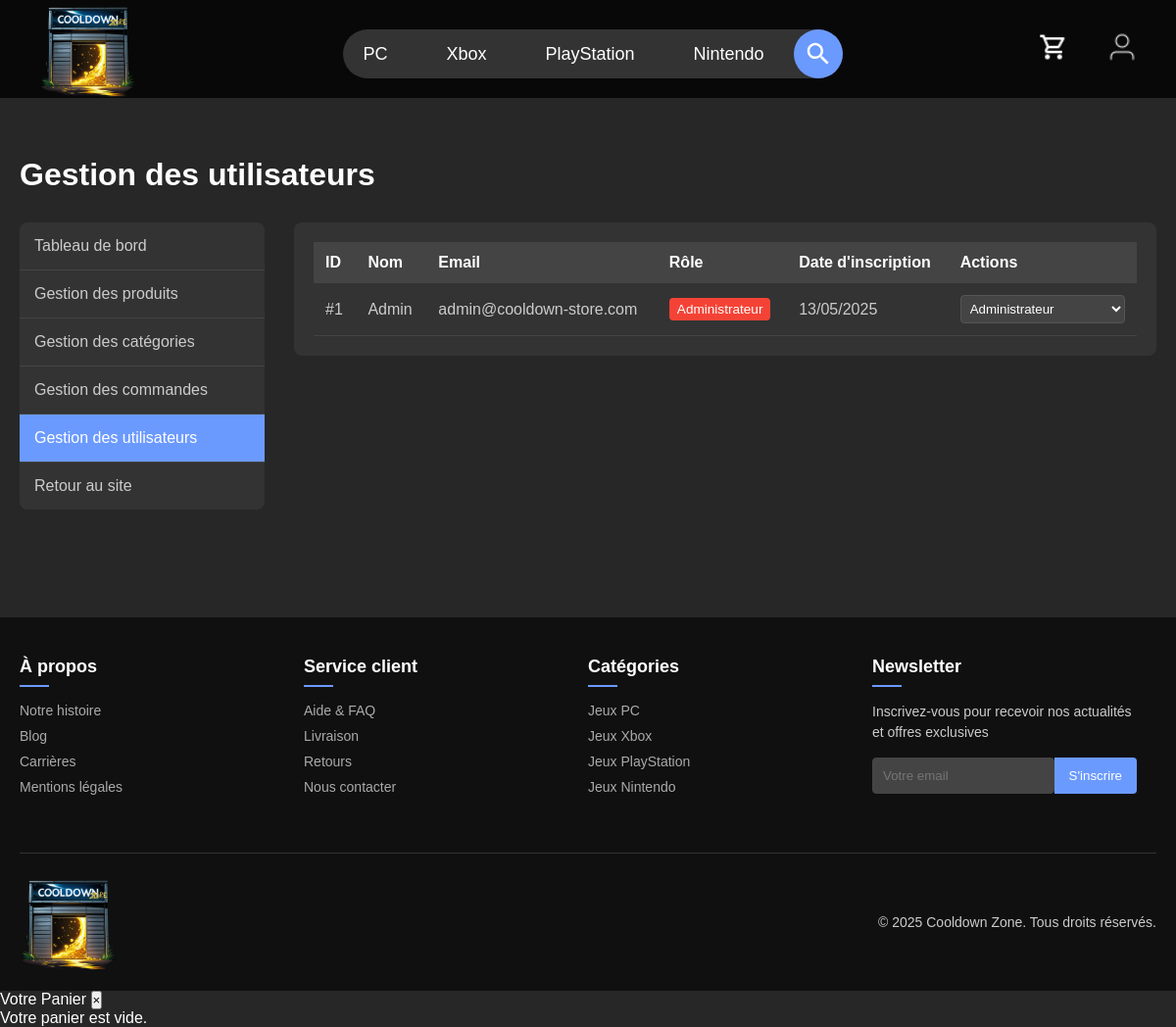
/index.php?controller=admin&action=users (signed in), run on an earlier commit of the app's database.
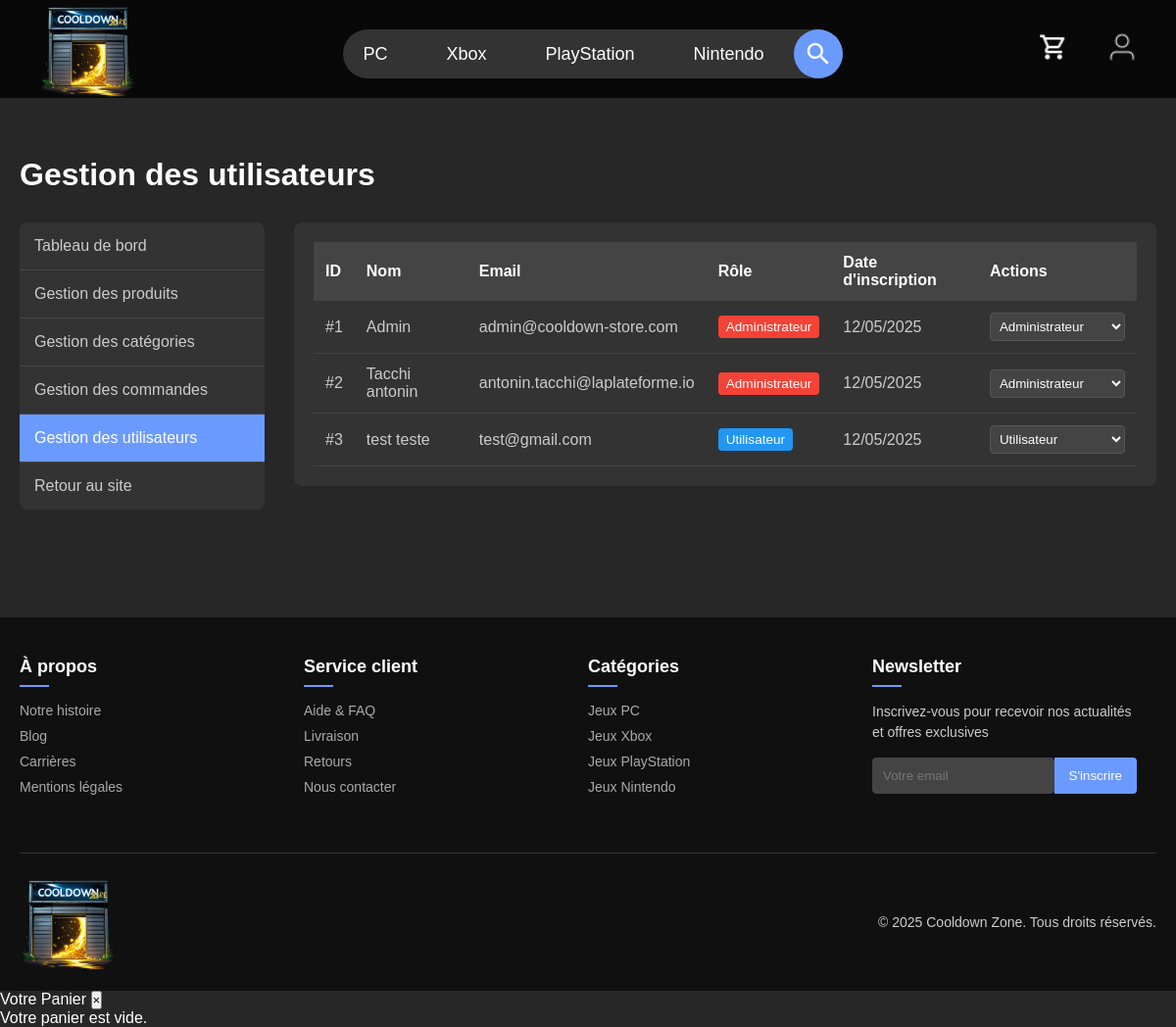
And on a later commit of the database.
### tables this page shows
CREATE TABLE IF NOT EXISTS `users` (
  `id` int NOT NULL AUTO_INCREMENT,
  `name` varchar(100) NOT NULL,
  `email` varchar(100) NOT NULL,
  `password` varchar(255) NOT NULL,
  `role` enum('user','admin') NOT NULL DEFAULT 'user',
  `created_at` datetime NOT NULL,
  `updated_at` datetime DEFAULT CURRENT_TIMESTAMP ON UPDATE CURRENT_TIMESTAMP,
  PRIMARY KEY (`id`),
  UNIQUE KEY `email` (`email`)
);

### app/controllers/AdminController.php (called while the page is built, shortened)
<?php
class AdminController {
    private $userModel;
    public function __construct() {
        require_once 'app/models/User.php';
        $this->userModel = new User();
    }
    public function users() {
        $users = $this->userModel->getAllUsers();
        require_once 'app/views/admin/users.php';
    }
}

### core/Router.php (called while the page is built, shortened)
<?php
class Router {
    private $action;
    public function __construct() {
        $this->action = isset($_GET['action']) ? $_GET['action'] : 'index';
    }
    public function route() {
        $actionName = $this->action;
        $controller = new $controllerName();
        $controller->$actionName();
    }
}

### index.php (called while the page is built, shortened)
<?php
require_once ROOT_PATH . '/core/Router.php';
$router = new Router();
$router->route();
?>

### app/models/User.php (called while the page is built, shortened)
<?php
class User {
    private $db;
    public function __construct() {
        $this->db = new PDO(
            "mysql:host=" . DB_HOST . ";dbname=" . DB_NAME,
            DB_USER,
            DB_PASS,
            [PDO::ATTR_ERRMODE => PDO::ERRMODE_EXCEPTION]
        );
    }
    public function getAllUsers() {
        $sql = "SELECT id, name, email, role, created_at FROM users ORDER BY name";
        $stmt = $this->db->query($sql);
        return $stmt->fetchAll(PDO::FETCH_ASSOC);
    }
}

### app/views/admin/users.php (the view, shortened to what this page needs)
<?php require_once 'app/views/layouts/header.php'; ?>
<main class="admin-page">
    <div class="container">
        <div class="admin-header">
            <h1>Gestion des utilisateurs</h1>
        </div>
        <div class="admin-container">
            <div class="admin-sidebar">
                <nav class="admin-nav">
                    <a href="?controller=admin&action=dashboard">Tableau de bord</a>
                    <a href="?controller=admin&action=products">Gestion des produits</a>
                    <a href="?controller=admin&action=categories">Gestion des catégories</a>
                    <a href="?controller=admin&action=orders">Gestion des commandes</a>
                    <a href="?controller=admin&action=users" class="active">Gestion des utilisateurs</a>
                    <a href="index.php">Retour au site</a>
                </nav>
            </div>
            <div class="admin-content">
                <div class="admin-section">
                    <div class="admin-table-container">
                        <table class="admin-table">
                            <thead>
                                <tr>
                                    <th>ID</th>
                                    <th>Nom</th>
                                    <th>Email</th>
                                    <th>Rôle</th>
                                    <th>Date d'inscription</th>
                                    <th>Actions</th>
                                </tr>
                            </thead>
                            <tbody>
                                <?php foreach ($users as $user): ?>
                                    <tr>
                                        <td>#<?php echo $user['id']; ?></td>
                                        <td><?php echo htmlspecialchars($user['name']); ?></td>
                                        <td><?php echo htmlspecialchars($user['email']); ?></td>
                                        <td>
                                            <span class="role-badge <?php echo $user['role']; ?>">
                                                <?php echo $user['role'] === 'admin' ? 'Administrateur' : 'Utilisateur'; ?>
                                            </span>
                                        </td>
                                        <td><?php echo date('d/m/Y', strtotime($user['created_at'])); ?></td>
                                        <td class="actions">
                                            <form class="role-form" action="?controller=admin&action=updateUserRole" method="POST" style="display: inline;">
                                                <select name="role" class="role-select" onchange="this.form.submit()">
                                                    <option value="user" <?php echo $user['role'] === 'user' ? 'selected' : ''; ?>>Utilisateur</option>
                                                    <option value="admin" <?php echo $user['role'] === 'admin' ? 'selected' : ''; ?>>Administrateur</option>
                                                </select>
                                            </form>
                                        </td>
                                    </tr>
                                <?php endforeach; ?>
                            </tbody>
                        </table>
                    </div>
                </div>
            </div>
        </div>
    </div>
</main>
<?php require_once 'app/views/layouts/footer.php'; ?>

### app/views/layouts/header.php (shortened to what this page needs)
<!DOCTYPE html>
<html lang="fr">
<head>
    <link rel="stylesheet" href="./public/assets/css/style.css">
</head>
<body>
    <div class="header">
        <div class="logo">
            <div class="logo-image">
                <a href="index.php"><img class="logo-image" src="./public/assets/image/logo-Cooldown.png" alt="Logo Cooldown Store"></a>
            </div>
        </div>
        <div class="nav-center">
            <div class="nav-links">
                <a href="?controller=product&action=list&category=1" class="nav-item">PC</a>
                <a href="?controller=product&action=list&category=2" class="nav-item">Xbox</a>
                <a href="?controller=product&action=list&category=3" class="nav-item">PlayStation</a>
                <a href="?controller=product&action=list&category=4" class="nav-item">Nintendo</a>
            </div>
            <div class="search-container">
                <div class="search-button">
                </div>
            </div>
        </div>
        <div class="nav-right">
            <a href="?controller=cart&action=view"><img id="cart-toggle" class="cart-icon" src="./public/assets/image/caddie.png" alt="Caddie.png"></a>
            <?php if (isset($_SESSION['user_id'])): ?>
                <a href="?controller=user&action=profile"><img class="user-icon" src="./public/assets/image/user.png" alt="user.png"></a>
            <?php else: ?>
                <a href="?controller=user&action=login"><img class="user-icon" src="./public/assets/image/user.png" alt="user.png"></a>
            <?php endif; ?>
        </div>
    </div>

### app/views/layouts/footer.php (shortened to what this page needs)
<footer class="footer">
    <div class="footer-container">
        <div class="footer-columns">
            <div class="footer-column">
                <h3>À propos</h3>
                <ul>
                    <li><a href="?controller=page&action=about">Notre histoire</a></li>
                    <li><a href="?controller=page&action=blog">Blog</a></li>
                    <li><a href="?controller=page&action=careers">Carrières</a></li>
                    <li><a href="?controller=page&action=legal">Mentions légales</a></li>
                </ul>
            </div>
            <div class="footer-column">
                <h3>Service client</h3>
                <ul>
                    <li><a href="?controller=page&action=faq">Aide & FAQ</a></li>
                    <li><a href="?controller=page&action=shipping">Livraison</a></li>
                    <li><a href="?controller=page&action=returns">Retours</a></li>
                    <li><a href="?controller=page&action=contact">Nous contacter</a></li>
                </ul>
            </div>
            <div class="footer-column">
                <h3>Catégories</h3>
                <ul>
                    <li><a href="?controller=product&action=list&category=1">Jeux PC</a></li>
                    <li><a href="?controller=product&action=list&category=2">Jeux Xbox</a></li>
                    <li><a href="?controller=product&action=list&category=3">Jeux PlayStation</a></li>
                    <li><a href="?controller=product&action=list&category=4">Jeux Nintendo</a></li>
                </ul>
            </div>
            <div class="footer-column newsletter">
                <h3>Newsletter</h3>
                <p>Inscrivez-vous pour recevoir nos actualités et offres exclusives</p>
                <form class="newsletter-form" action="?controller=newsletter&action=subscribe" method="POST">
                    <input type="email" name="email" placeholder="Votre email" required>
                    <button type="submit">S'inscrire</button>
                </form>
            </div>
        </div>
        <div class="copyright">
            <a href="index.php">
                <img class="logo-image" src="./public/assets/image/logo-Cooldown.png" alt="Logo Cooldown Store">
            </a>
            <p>&copy; <?php echo date('Y'); ?> Cooldown Zone. Tous droits réservés.</p>
        </div>
    </div>
</footer>
<div id="cart-menu" class="cart-menu">
    <div class="cart-header">
        <span>Votre Panier</span>
        <button id="close-cart">&times;</button>
    </div>
    <div class="cart-content">
        <p>Votre panier est vide.</p>
    </div>
</div>
</body>
</html>

What changed in the data, as far as the page shows it:
changed users "Admin": created_at "13/05/2025" → "12/05/2025"
added users: id "2", name "Tacchi antonin", email "antonin.tacchi@laplateforme.io", shows "Administrateur", created_at "12/05/2025", role "Administrateur"
added users: id "3", name "test teste", email "test@gmail.com", shows "Utilisateur", created_at "12/05/2025", role "Utilisateur"
